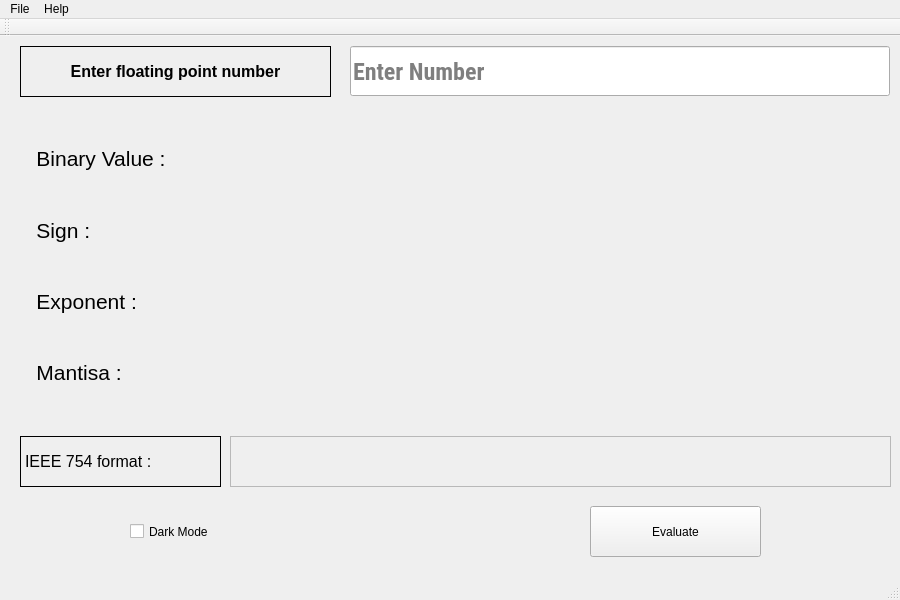
<?xml version="1.0" encoding="UTF-8"?>
<ui version="4.0">
 <class>MainWindow</class>
 <widget class="QMainWindow" name="MainWindow">
  <property name="geometry">
   <rect>
    <x>0</x>
    <y>0</y>
    <width>900</width>
    <height>600</height>
   </rect>
  </property>
  <property name="minimumSize">
   <size>
    <width>900</width>
    <height>600</height>
   </size>
  </property>
  <property name="windowTitle">
   <string>IEE754 Converter</string>
  </property>
  <property name="autoFillBackground">
   <bool>true</bool>
  </property>
  <property name="styleSheet">
   <string notr="true"/>
  </property>
  <property name="documentMode">
   <bool>false</bool>
  </property>
  <widget class="QWidget" name="centralWidget">
   <property name="styleSheet">
    <string notr="true"/>
   </property>
   <widget class="QLabel" name="label">
    <property name="geometry">
     <rect>
      <x>20</x>
      <y>10</y>
      <width>311</width>
      <height>51</height>
     </rect>
    </property>
    <property name="maximumSize">
     <size>
      <width>311</width>
      <height>51</height>
     </size>
    </property>
    <property name="font">
     <font>
      <pointsize>12</pointsize>
      <weight>75</weight>
      <bold>true</bold>
     </font>
    </property>
    <property name="autoFillBackground">
     <bool>false</bool>
    </property>
    <property name="styleSheet">
     <string notr="true"/>
    </property>
    <property name="frameShape">
     <enum>QFrame::Box</enum>
    </property>
    <property name="text">
     <string>Enter floating point number</string>
    </property>
    <property name="textFormat">
     <enum>Qt::RichText</enum>
    </property>
    <property name="scaledContents">
     <bool>true</bool>
    </property>
    <property name="alignment">
     <set>Qt::AlignCenter</set>
    </property>
   </widget>
   <widget class="QPushButton" name="ValuePushButton">
    <property name="geometry">
     <rect>
      <x>590</x>
      <y>470</y>
      <width>171</width>
      <height>51</height>
     </rect>
    </property>
    <property name="toolTip">
     <string>Evaluate</string>
    </property>
    <property name="text">
     <string>Evaluate</string>
    </property>
   </widget>
   <widget class="QLineEdit" name="UserValue">
    <property name="geometry">
     <rect>
      <x>350</x>
      <y>10</y>
      <width>540</width>
      <height>50</height>
     </rect>
    </property>
    <property name="font">
     <font>
      <family>Roboto Condensed</family>
      <pointsize>18</pointsize>
      <weight>75</weight>
      <bold>true</bold>
     </font>
    </property>
    <property name="toolTip">
     <string>Type your number here</string>
    </property>
    <property name="styleSheet">
     <string notr="true"/>
    </property>
    <property name="placeholderText">
     <string>Enter Number</string>
    </property>
    <property name="cursorMoveStyle">
     <enum>Qt::VisualMoveStyle</enum>
    </property>
    <property name="clearButtonEnabled">
     <bool>true</bool>
    </property>
   </widget>
   <widget class="QWidget" name="horizontalLayoutWidget">
    <property name="geometry">
     <rect>
      <x>19</x>
      <y>79</y>
      <width>871</width>
      <height>301</height>
     </rect>
    </property>
    <layout class="QHBoxLayout" name="BaseHorizontalLayout" stretch="0,1">
     <property name="spacing">
      <number>10</number>
     </property>
     <property name="leftMargin">
      <number>0</number>
     </property>
     <property name="rightMargin">
      <number>0</number>
     </property>
     <item>
      <layout class="QVBoxLayout" name="LabelVerticalLayout" stretch="0,0,0,0">
       <property name="spacing">
        <number>6</number>
       </property>
       <property name="sizeConstraint">
        <enum>QLayout::SetMinAndMaxSize</enum>
       </property>
       <property name="leftMargin">
        <number>0</number>
       </property>
       <property name="rightMargin">
        <number>0</number>
       </property>
       <item>
        <widget class="QLabel" name="BinaryValueLabel">
         <property name="minimumSize">
          <size>
           <width>100</width>
           <height>51</height>
          </size>
         </property>
         <property name="font">
          <font>
           <pointsize>16</pointsize>
          </font>
         </property>
         <property name="styleSheet">
          <string notr="true"/>
         </property>
         <property name="frameShadow">
          <enum>QFrame::Raised</enum>
         </property>
         <property name="lineWidth">
          <number>5</number>
         </property>
         <property name="text">
          <string>   Binary Value :</string>
         </property>
         <property name="margin">
          <number>1</number>
         </property>
        </widget>
       </item>
       <item>
        <widget class="QLabel" name="Sign">
         <property name="minimumSize">
          <size>
           <width>100</width>
           <height>51</height>
          </size>
         </property>
         <property name="font">
          <font>
           <pointsize>16</pointsize>
          </font>
         </property>
         <property name="styleSheet">
          <string notr="true"/>
         </property>
         <property name="frameShape">
          <enum>QFrame::NoFrame</enum>
         </property>
         <property name="frameShadow">
          <enum>QFrame::Raised</enum>
         </property>
         <property name="text">
          <string>   Sign :</string>
         </property>
         <property name="alignment">
          <set>Qt::AlignLeading|Qt::AlignLeft|Qt::AlignVCenter</set>
         </property>
        </widget>
       </item>
       <item>
        <widget class="QLabel" name="Exponent">
         <property name="minimumSize">
          <size>
           <width>100</width>
           <height>51</height>
          </size>
         </property>
         <property name="font">
          <font>
           <pointsize>16</pointsize>
          </font>
         </property>
         <property name="styleSheet">
          <string notr="true"/>
         </property>
         <property name="frameShape">
          <enum>QFrame::NoFrame</enum>
         </property>
         <property name="frameShadow">
          <enum>QFrame::Raised</enum>
         </property>
         <property name="text">
          <string>   Exponent :</string>
         </property>
         <property name="alignment">
          <set>Qt::AlignLeading|Qt::AlignLeft|Qt::AlignVCenter</set>
         </property>
        </widget>
       </item>
       <item>
        <widget class="QLabel" name="Mantisa">
         <property name="minimumSize">
          <size>
           <width>100</width>
           <height>51</height>
          </size>
         </property>
         <property name="font">
          <font>
           <pointsize>16</pointsize>
          </font>
         </property>
         <property name="styleSheet">
          <string notr="true"/>
         </property>
         <property name="frameShape">
          <enum>QFrame::NoFrame</enum>
         </property>
         <property name="frameShadow">
          <enum>QFrame::Raised</enum>
         </property>
         <property name="text">
          <string>   Mantisa :</string>
         </property>
         <property name="alignment">
          <set>Qt::AlignLeading|Qt::AlignLeft|Qt::AlignVCenter</set>
         </property>
        </widget>
       </item>
      </layout>
     </item>
     <item>
      <layout class="QVBoxLayout" name="TextVerticalLayout">
       <item>
        <widget class="QLabel" name="BinaryDisplayLabel">
         <property name="minimumSize">
          <size>
           <width>100</width>
           <height>51</height>
          </size>
         </property>
         <property name="font">
          <font>
           <pointsize>14</pointsize>
          </font>
         </property>
         <property name="toolTip">
          <string>Displays the Binary value of number you entered</string>
         </property>
         <property name="styleSheet">
          <string notr="true"/>
         </property>
         <property name="frameShape">
          <enum>QFrame::NoFrame</enum>
         </property>
         <property name="frameShadow">
          <enum>QFrame::Raised</enum>
         </property>
         <property name="text">
          <string/>
         </property>
        </widget>
       </item>
       <item>
        <widget class="QLabel" name="SignDisplayLbl">
         <property name="minimumSize">
          <size>
           <width>100</width>
           <height>51</height>
          </size>
         </property>
         <property name="font">
          <font>
           <pointsize>14</pointsize>
          </font>
         </property>
         <property name="toolTip">
          <string>Shows the sign of the number, 0 is for positive and 1 is for negative</string>
         </property>
         <property name="styleSheet">
          <string notr="true"/>
         </property>
         <property name="frameShape">
          <enum>QFrame::NoFrame</enum>
         </property>
         <property name="frameShadow">
          <enum>QFrame::Raised</enum>
         </property>
         <property name="text">
          <string/>
         </property>
         <property name="margin">
          <number>0</number>
         </property>
        </widget>
       </item>
       <item>
        <widget class="QLabel" name="ExponentDisplaylbl">
         <property name="minimumSize">
          <size>
           <width>100</width>
           <height>51</height>
          </size>
         </property>
         <property name="font">
          <font>
           <pointsize>14</pointsize>
          </font>
         </property>
         <property name="toolTip">
          <string>Shows the binary value of the exponent</string>
         </property>
         <property name="styleSheet">
          <string notr="true"/>
         </property>
         <property name="frameShape">
          <enum>QFrame::NoFrame</enum>
         </property>
         <property name="frameShadow">
          <enum>QFrame::Raised</enum>
         </property>
         <property name="text">
          <string/>
         </property>
        </widget>
       </item>
       <item>
        <widget class="QLabel" name="MantisaDisplayLbl">
         <property name="minimumSize">
          <size>
           <width>100</width>
           <height>51</height>
          </size>
         </property>
         <property name="font">
          <font>
           <pointsize>14</pointsize>
          </font>
         </property>
         <property name="toolTip">
          <string>Displays the Mantisa</string>
         </property>
         <property name="styleSheet">
          <string notr="true"/>
         </property>
         <property name="frameShape">
          <enum>QFrame::NoFrame</enum>
         </property>
         <property name="frameShadow">
          <enum>QFrame::Raised</enum>
         </property>
         <property name="text">
          <string/>
         </property>
        </widget>
       </item>
      </layout>
     </item>
    </layout>
   </widget>
   <widget class="QLabel" name="IEEE754NameLbl">
    <property name="geometry">
     <rect>
      <x>20</x>
      <y>400</y>
      <width>201</width>
      <height>51</height>
     </rect>
    </property>
    <property name="font">
     <font>
      <pointsize>12</pointsize>
     </font>
    </property>
    <property name="styleSheet">
     <string notr="true"/>
    </property>
    <property name="frameShape">
     <enum>QFrame::Box</enum>
    </property>
    <property name="text">
     <string>IEEE 754 format :</string>
    </property>
   </widget>
   <widget class="QLabel" name="IEEE754DisplayLbl">
    <property name="geometry">
     <rect>
      <x>230</x>
      <y>400</y>
      <width>661</width>
      <height>51</height>
     </rect>
    </property>
    <property name="font">
     <font>
      <pointsize>12</pointsize>
     </font>
    </property>
    <property name="toolTip">
     <string>Final converted format with  implied 1</string>
    </property>
    <property name="styleSheet">
     <string notr="true"/>
    </property>
    <property name="frameShape">
     <enum>QFrame::StyledPanel</enum>
    </property>
    <property name="frameShadow">
     <enum>QFrame::Plain</enum>
    </property>
    <property name="text">
     <string/>
    </property>
   </widget>
   <widget class="QCheckBox" name="DarkModeCheckBox">
    <property name="geometry">
     <rect>
      <x>130</x>
      <y>470</y>
      <width>171</width>
      <height>51</height>
     </rect>
    </property>
    <property name="text">
     <string>Dark Mode</string>
    </property>
   </widget>
  </widget>
  <widget class="QMenuBar" name="menuBar">
   <property name="geometry">
    <rect>
     <x>0</x>
     <y>0</y>
     <width>900</width>
     <height>21</height>
    </rect>
   </property>
   <widget class="QMenu" name="menuHelp">
    <property name="title">
     <string>Help</string>
    </property>
    <addaction name="separator"/>
    <addaction name="actionHow_To"/>
    <addaction name="actionAbout"/>
    <addaction name="actionGitHub"/>
   </widget>
   <widget class="QMenu" name="menuQuit">
    <property name="title">
     <string>File</string>
    </property>
    <addaction name="separator"/>
    <addaction name="actionQuit"/>
   </widget>
   <addaction name="menuQuit"/>
   <addaction name="menuHelp"/>
  </widget>
  <widget class="QToolBar" name="mainToolBar">
   <attribute name="toolBarArea">
    <enum>TopToolBarArea</enum>
   </attribute>
   <attribute name="toolBarBreak">
    <bool>false</bool>
   </attribute>
  </widget>
  <widget class="QStatusBar" name="statusBar"/>
  <action name="actionHow_To">
   <property name="text">
    <string>How To</string>
   </property>
  </action>
  <action name="actionFile">
   <property name="text">
    <string>Quit</string>
   </property>
  </action>
  <action name="actionAbout">
   <property name="text">
    <string>About</string>
   </property>
  </action>
  <action name="actionGitHub">
   <property name="text">
    <string>GitHub</string>
   </property>
  </action>
  <action name="actionQuit">
   <property name="text">
    <string>Quit</string>
   </property>
  </action>
 </widget>
 <layoutdefault spacing="6" margin="11"/>
 <resources/>
 <connections/>
</ui>
